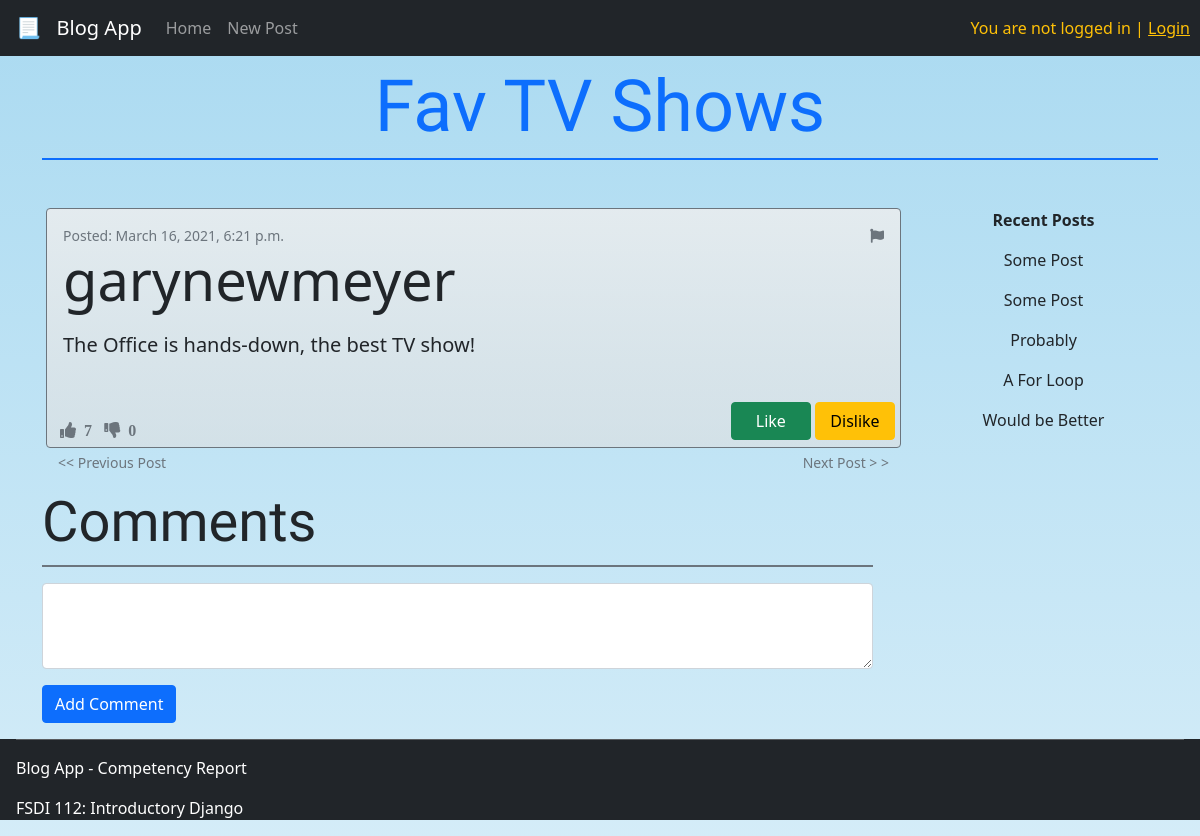
The app's page /post/1, older data.
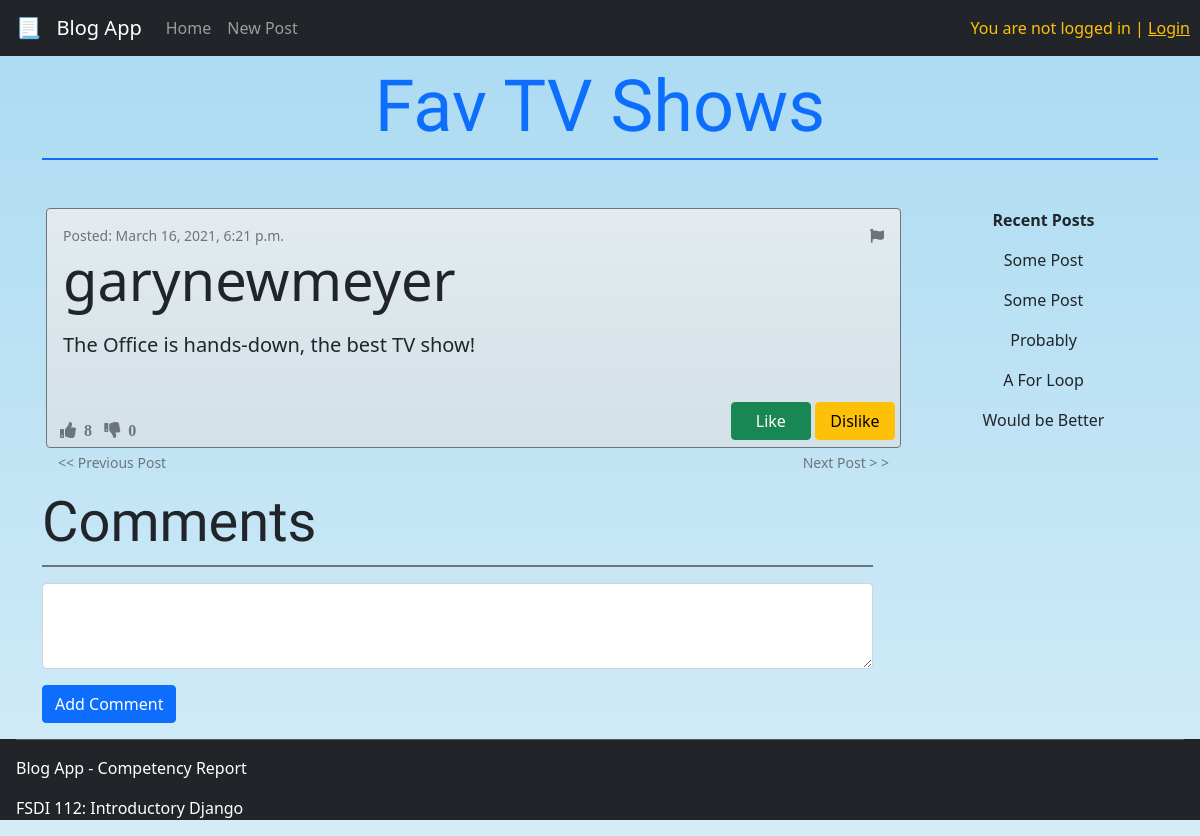
The same page, newer data.
### blog/models.py (models this page shows, shortened)
class Post(models.Model):
    title = models.CharField(max_length=200)
    author = models.ForeignKey('auth.User', on_delete=models.CASCADE)
    body = models.TextField()
    likes = models.IntegerField(default=0)
    dislikes = models.IntegerField(default=0)
    flagged = models.BooleanField(default=False)
    created_at = models.DateTimeField(auto_now_add=True)

### blog/views.py (the view)
# urls.py: path("post/<int:pk>", BlogDetailView.as_view(), name="one_post"),
class BlogDetailView(DetailView):
    model = Post
    template_name = 'one_post.html'

### blog/templates/one_post.html (shortened to what this page needs)
{% extends "base.html" %}
{% block content %}
<div class="container pt-3">
    <h1 class="display-2 mt-5 text-primary text-center g-font">{{post.title}}</h1>
    <div class="divider border border-primary"></div>
    <div class="row">
        <div id="post-detail" class="col-9 border border-secondary rounded mt-5 p-3 mx-3 position-relative">
            <div class="d-flex justify-content-between">
                <small class="text-muted">Posted: {{post.created_at}}</small>
                <small><i class="fas fa-flag text-muted" onclick="btnFlag('{{post.id}}')"></i></small>
            </div>
            <h1 class="display-4">{{post.author}}</h1>
            <blockquote class="blockquote">
                <p class="mt-3">{{post.body}}</p>
            </blockquote>
            <div class="d-flex justify-content-between fixed-bottom" id="post-detail-btns">
                <div class="mt-3 px-2">
                    <i id="likes-{{post.id}}" class="fas fa-thumbs-up text-muted">&nbsp {{post.likes}} &nbsp</i>
                    <i id="dislikes-{{post.id}}" class="fas fa-thumbs-down text-muted">&nbsp {{post.dislikes}} &nbsp</i>
                </div>
                <div class="edit-like-btns">
                    <button onclick="btnLike('{{post.id}}')" class="btn btn-small btn-success">Like</button>
                    <button onclick="btnDislike('{{post.id}}')" class="btn btn-small btn-warning">Dislike</button>
                </div>
            </div>
        </div>
        <div class="col text-center mt-5">
            <strong>Recent Posts</strong><br>
            <p class="mt-3">Some Post</p>
            <p class="mt-3">Some Post</p>
            <p class="mt-3">Probably</p>
            <p class="mt-3">A For Loop</p>
            <p class="mt-3">Would be Better</p>
        </div>
    </div>
    <div class="row mt-1">
        <div class="d-flex justify-content-between col-9 mx-3">
            <small><a class="text-decoration-none text-muted" href="/post/{{post.id}}/previous">&lt;&lt; Previous Post</a></small>
            <small><a class="text-decoration-none text-muted" href="/post/{{post.id}}/next">Next Post &gt; &gt;</a></small>
        </div>
    </div>
    <div class="comments row">
        <div class="col-9">
            <h1 class="display-4 g-font mt-3">Comments</h1>
            <div class="divider border border-secondary"></div>
            <textarea class="form-control mt-3" id="exampleFormControlTextarea1" rows="3"></textarea>
            <button class="btn btn-primary mt-3">Add Comment</button>
        </div>
    </div>
</div>
{% endblock content %}

Row changes from the older to the newer data that the page shows:
changed Post "Fav TV Shows": likes "7" → "8"
